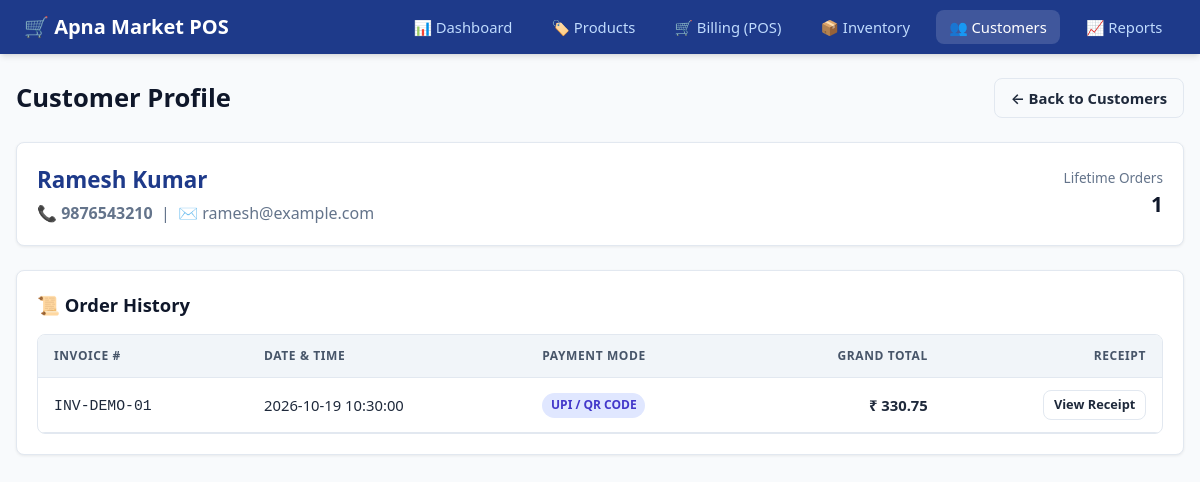
/customers/2, run on the app's committed database.
### tables this page shows
CREATE TABLE customers (
    id INTEGER PRIMARY KEY AUTOINCREMENT,
    name TEXT NOT NULL,
    phone TEXT UNIQUE NOT NULL,
    email TEXT,
    created_at DATETIME DEFAULT CURRENT_TIMESTAMP
);

CREATE TABLE sales (
    id INTEGER PRIMARY KEY AUTOINCREMENT,
    invoice_no TEXT UNIQUE NOT NULL,
    customer_id INTEGER,
    customer_name TEXT,
    customer_phone TEXT,
    subtotal REAL NOT NULL,
    discount_pct REAL DEFAULT 0.0,
    discount_amt REAL DEFAULT 0.0,
    gst_pct REAL DEFAULT 0.0,
    gst_amt REAL DEFAULT 0.0,
    grand_total REAL NOT NULL,
    payment_method TEXT DEFAULT 'Cash',
    sold_at DATETIME DEFAULT CURRENT_TIMESTAMP,
    FOREIGN KEY (customer_id) REFERENCES customers(id)
);

### app.py (the view)
@app.route('/customers/<int:id>')
def customer_detail(id):
    db = get_db()
    customer = db.execute("SELECT * FROM customers WHERE id = ?", (id,)).fetchone()
    if not customer:
        flash("Customer not found.", "warning")
        return redirect(url_for('customers'))
    history = db.execute("""
        SELECT * FROM sales
        WHERE customer_phone = ?
        ORDER BY id DESC
    """, (customer['phone'],)).fetchall()
    return render_template('customer_detail.html', customer=customer, history=history)

### app.py (called while the page is built)
def get_db():
    if 'db' not in g:
        g.db = sqlite3.connect(app.config['DATABASE'])
        g.db.row_factory = sqlite3.Row
        g.db.execute("PRAGMA foreign_keys = ON")
    return g.db

### templates/customer_detail.html (shortened to what this page needs)
{% extends "base.html" %}
{% block content %}
<div class="page-header">
  <h1 class="page-title">Customer Profile</h1>
  <a href="{{ url_for('customers') }}" class="btn btn-outline">← Back to Customers</a>
</div>
<div class="card" style="margin-bottom: 1.5rem;">
  <div style="display: flex; justify-content: space-between; align-items: center; flex-wrap: wrap; gap: 1rem;">
    <div>
      <h2 style="font-size: 1.4rem; color: var(--primary);">{{ customer.name }}</h2>
      <p style="color: var(--text-muted); margin-top: 0.25rem;">
        📞 <strong>{{ customer.phone }}</strong> &nbsp;|&nbsp; ✉️ {{ customer.email or 'No email provided' }}
      </p>
    </div>
    <div style="display: flex; gap: 1rem;">
      <div style="text-align: right;">
        <span style="font-size: 0.85rem; color: var(--text-muted); display: block;">Lifetime Orders</span>
        <strong style="font-size: 1.3rem; color: var(--secondary);">{{ history|length }}</strong>
      </div>
    </div>
  </div>
</div>
<div class="card">
  <div class="card-header">
    <span>📜 Order History</span>
  </div>
  <div class="table-wrapper" tabindex="0" role="region" aria-label="Customer order history">
    <table>
      <thead>
        <tr>
          <th>Invoice #</th>
          <th>Date & Time</th>
          <th>Payment Mode</th>
          <th class="text-right">Grand Total</th>
          <th class="text-right">Receipt</th>
        </tr>
      </thead>
      <tbody>
        {% for sale in history %}
          <tr>
            <td><code>{{ sale.invoice_no }}</code></td>
            <td>{{ sale.sold_at }}</td>
            <td><span class="badge badge-info">{{ sale.payment_method }}</span></td>
            <td class="text-right"><strong>₹ {{ "%.2f"|format(sale.grand_total) }}</strong></td>
            <td class="text-right">
              <a href="{{ url_for('receipt', sale_id=sale.id) }}" class="btn btn-sm btn-outline">View Receipt</a>
            </td>
          </tr>
        {% else %}
          <tr>
            <td colspan="5" class="text-center" style="padding: 2rem; color: var(--text-muted);">
              No purchase transactions recorded yet for this customer.
            </td>
          </tr>
        {% endfor %}
      </tbody>
    </table>
  </div>
</div>
{% endblock %}

### static/style.css (style rules this page uses)
:root { --primary: #1e3a8a; --primary-hover: #1d4ed8; --primary-light: #eff6ff; --secondary: #0f172a; --accent: #2563eb; --success: #16a34a; --success-bg: #dcfce7; --danger: #dc2626; --danger-bg: #fee2e2; --warning: #d97706; --warning-bg: #fef3c7; --bg: #f8fafc; --surface: #ffffff; --border: #e2e8f0; --text: #1e293b; --text-muted: #64748b; --radius: 8px; --shadow-sm: 0 1px 3px rgba(0,0,0,0.07); --shadow-md: 0 4px 6px -1px rgba(0,0,0,0.1), 0 2px 4px -2px rgba(0,0,0,0.08); }
*, *::before, *::after { box-sizing: border-box; margin: 0; padding: 0; }
body { font-family: system-ui, -apple-system, BlinkMacSystemFont, "Segoe UI", Roboto, sans-serif; background-color: var(--bg); color: var(--text); line-height: 1.5; min-height: 100vh; display: flex; flex-direction: column; }
.page-header { display: flex; justify-content: space-between; align-items: center; margin-bottom: 1.5rem; flex-wrap: wrap; gap: 1rem; }
.page-title { font-size: 1.6rem; font-weight: 700; color: var(--secondary); }
.card { background: var(--surface); border: 1px solid var(--border); border-radius: var(--radius); padding: 1.25rem; box-shadow: var(--shadow-sm); margin-bottom: 1.5rem; }
.card-header { font-size: 1.15rem; font-weight: 600; margin-bottom: 1rem; color: var(--secondary); display: flex; justify-content: space-between; align-items: center; }
.table-wrapper { overflow: auto; max-inline-size: 100%; border-radius: var(--radius); border: 1px solid var(--border); background: var(--surface); container-type: inline-size; }
table { width: 100%; border-collapse: collapse; text-align: left; font-size: 0.925rem; }
thead { background: #f1f5f9; position: sticky; inset-block-start: 0; z-index: 10; }
th, td { padding: 0.75rem 1rem; border-bottom: 1px solid var(--border); }
th { font-weight: 600; color: #475569; text-transform: uppercase; font-size: 0.75rem; letter-spacing: 0.05em; }
.text-right { text-align: right; }
.badge { display: inline-block; padding: 0.2rem 0.55rem; font-size: 0.75rem; font-weight: 600; border-radius: 9999px; text-transform: uppercase; }
.badge-info { background: #e0e7ff; color: #4338ca; }
.btn { display: inline-flex; align-items: center; justify-content: center; gap: 0.35rem; padding: 0.5rem 1rem; font-size: 0.925rem; font-weight: 600; border-radius: var(--radius); border: 1px solid transparent; cursor: pointer; text-decoration: none; transition: all 0.15s ease-in-out; }
.btn-outline { background: transparent; border-color: var(--border); color: var(--text); }
.btn-sm { padding: 0.25rem 0.6rem; font-size: 0.8rem; }

### data on the page
customers: name "Ramesh Kumar", phone "9876543210", email "ramesh@example.com"
sales: invoice_no "INV-DEMO-01", sold_at "2026-10-19 10:30:00", payment_method "UPI / QR CODE", grand_total "330.75"

### other printed values
{{ history|length }} "1"
